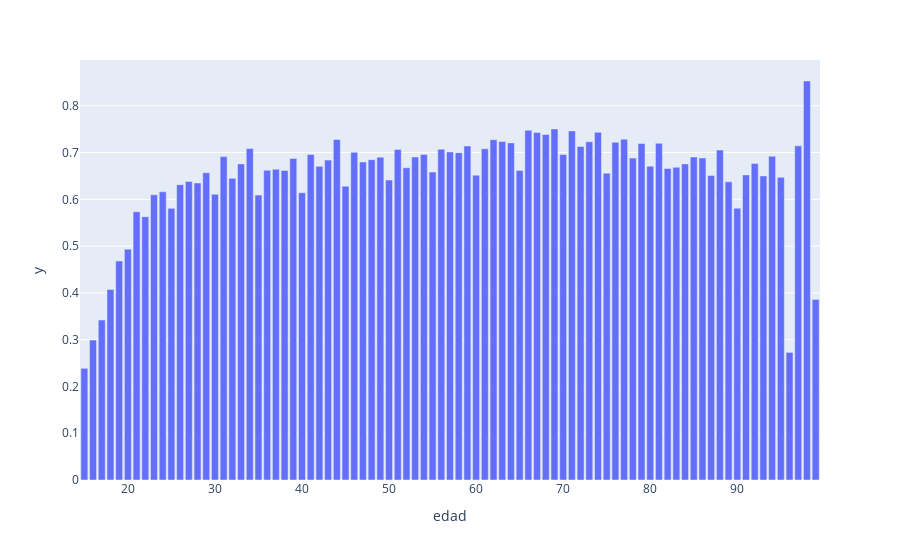

Notebook source saved alongside this figure:
### Code cell
# Inclusión financiera por edad 
df2=df.groupby('edad')['inclusion_financiera'].mean()
fig = px.bar(df2, df2.index, y=df2)
fig.show()

### Figure 1 — Plotly figure (JSON) as saved in the notebook; plotly's stock layout.template omitted (floating-point values rounded to 4 significant figures)
{"data": [{"alignmentgroup": "True", "hovertemplate": "edad=%{x}<br>y=%{y}<extra></extra>", "legendgroup": "", "marker": {"color": "#636efa", "pattern": {"shape": ""}}, "name": "", "offsetgroup": "", "orientation": "v", "showlegend": false, "textposition": "auto", "type": "bar", "x": [15, 16, 17, 18, 19, 20, 21, 22, 23, 24, 25, 26, 27, 28, 29, 30, 31, 32, 33, 34, 35, 36, 37, 38, 39, 40, 41, 42, 43, 44, 45, 46, 47, 48, 49, 50, 51, 52, 53, 54, 55, 56, 57, 58, 59, 60, 61, 62, 63, 64, 65, 66, 67, 68, 69, 70, 71, 72, 73, 74, 75, 76, 77, 78, 79, 80, 81, 82, 83, 84, 85, 86, 87, 88, 89, 90, 91, 92, 93, 94, 95, 96, 97, 98, 99], "xaxis": "x", "y": [0.2388, 0.299, 0.342, 0.4073, 0.4682, 0.4935, 0.5734, 0.5627, 0.6096, 0.6162, 0.5807, 0.6313, 0.6383, 0.635, 0.6568, 0.6108, 0.6913, 0.6448, 0.6757, 0.7084, 0.609, 0.6621, 0.6643, 0.6617, 0.6875, 0.6141, 0.6957, 0.6705, 0.6838, 0.7279, 0.628, 0.7004, 0.68, 0.6848, 0.6902, 0.6411, 0.7068, 0.6676, 0.6905, 0.6959, 0.6583, 0.7073, 0.7014, 0.6998, 0.7141, 0.6516, 0.708, 0.7274, 0.7236, 0.7206, 0.6615, 0.7477, 0.7428, 0.7386, 0.7504, 0.6957, 0.7463, 0.7131, 0.723, 0.7432, 0.6559, 0.7221, 0.7287, 0.6881, 0.7194, 0.6707, 0.7197, 0.6659, 0.6685, 0.6758, 0.6905, 0.6885, 0.6509, 0.7054, 0.6374, 0.581, 0.6522, 0.6765, 0.65, 0.6923, 0.6471, 0.2727, 0.7143, 0.8529, 0.386], "yaxis": "y"}], "layout": {"barmode": "relative", "legend": {"tracegroupgap": 0}, "margin": {"t": 60}, "xaxis": {"anchor": "y", "domain": [0, 1], "title": {"text": "edad"}}, "yaxis": {"anchor": "x", "domain": [0, 1], "title": {"text": "y"}}}}
